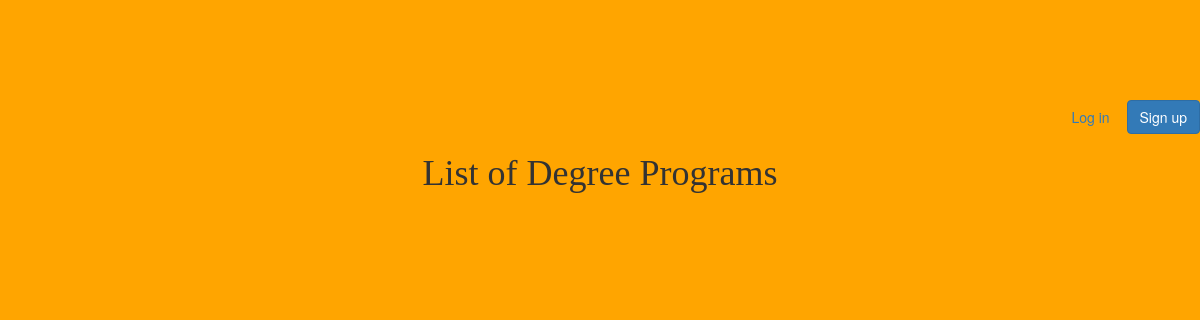
/librarian/deg_prog/, run on an earlier commit of the app's database.
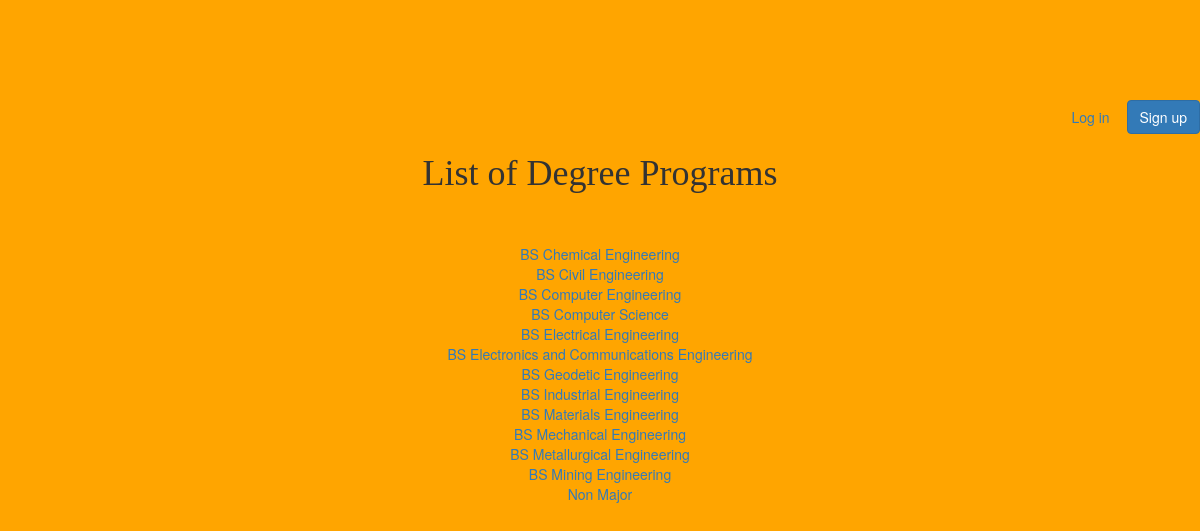
And on a later commit of the database.
### pinkcard/models.py (models this page shows, shortened)
class DegreeProg(models.Model):
	deg_name = models.CharField(max_length=200, default='Non Major')
	class Meta:
		ordering = ('deg_name',)

### pinkcard/views/librarian.py (the view)
# urls.py: path('deg_prog/', librarian.DegProgListView.as_view(), name="ViewingDegProgList"),
class DegProgListView(ListView):
	model = DegreeProg
	template_name = 'pinkcard/librarian/list_deg_prog.html'
	context_object_name = 'deg_prog'
	ordering = ['deg_name']

### pinkcard/templates/pinkcard/librarian/list_deg_prog.html
{% extends 'base.html' %}
{% block content %}
	<div class="list-degprog-centerize">
		<h1>List of Degree Programs</h1>
		<br><br>
		<div>
		{% for deg in deg_prog %}
			<a href="{% url 'librarian:DegProgStudentList' deg.id %}"> {{ deg.deg_name }} </a>  <br>
		{% endfor %}
		</div>
	</div>
{% endblock content %}

What changed in the data, as far as the page shows it:
added DegreeProg: deg_name "BS Chemical Engineering"
added DegreeProg: deg_name "BS Civil Engineering"
added DegreeProg: deg_name "BS Computer Engineering"
added DegreeProg: deg_name "BS Computer Science"
added DegreeProg: deg_name "BS Electrical Engineering"
added DegreeProg: deg_name "BS Electronics and Communications Engineering"
added DegreeProg: deg_name "BS Geodetic Engineering"
added DegreeProg: deg_name "BS Industrial Engineering"
added DegreeProg: deg_name "BS Materials Engineering"
added DegreeProg: deg_name "BS Mechanical Engineering"
added DegreeProg: deg_name "BS Metallurgical Engineering"
added DegreeProg: deg_name "BS Mining Engineering"
added DegreeProg: deg_name "Non Major"
